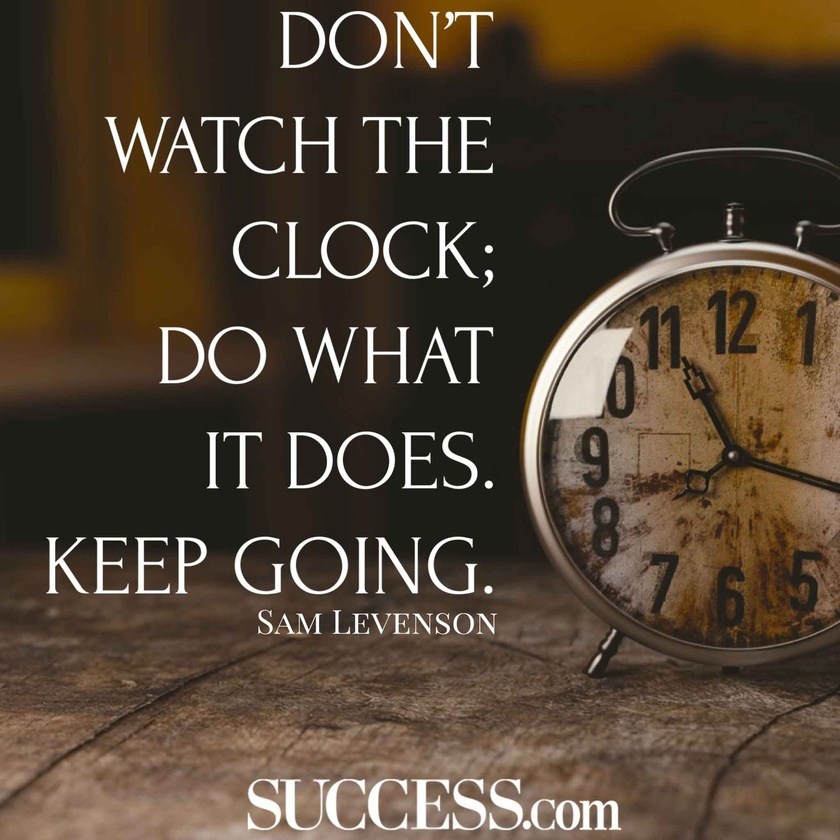
#> input picture input/test1.jpg, 840 x 840 px, shrunk from 2048 x 2048 before the run
$ python image-to-text.py input/test1.jpg
#> lines starting #> are read from the running program, lines starting #| are printed output that depends on the picture
import numpy as np
import cv2
import pytesseract
import os
from PIL import Image
import sys

def get_string(img_path):
    # Read image with opencv
#> called with img_path = 'input/test1.jpg'
    img = cv2.imread(img_path)
#> img is the input picture: shape (840, 840, 3); mean B, G, R 51.8, 67.3, 82

    # Convert to gray
    img = cv2.cvtColor(img, cv2.COLOR_BGR2GRAY)
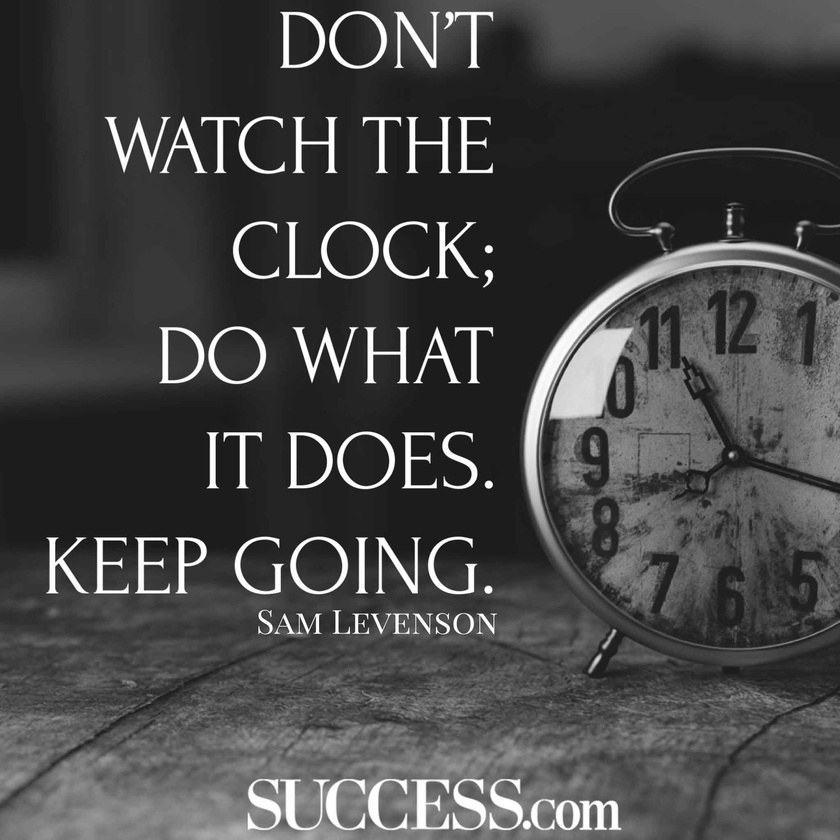
#> img: shape (840, 840); min 0, max 255, mean 69.9
    # Apply dilation and erosion to remove some noise
    kernel = np.ones((1, 1), np.uint8)
    img = cv2.dilate(img, kernel, iterations=1)
    img = cv2.erode(img, kernel, iterations=1)

    # Write the image after apply opencv to do some ...
    cv2.imwrite("thres.png", img)
    # Recognize text with tesseract for python
#> (the run stopped early here; a loop or call above may not have finished)

$ run again, on input/test4.jpg
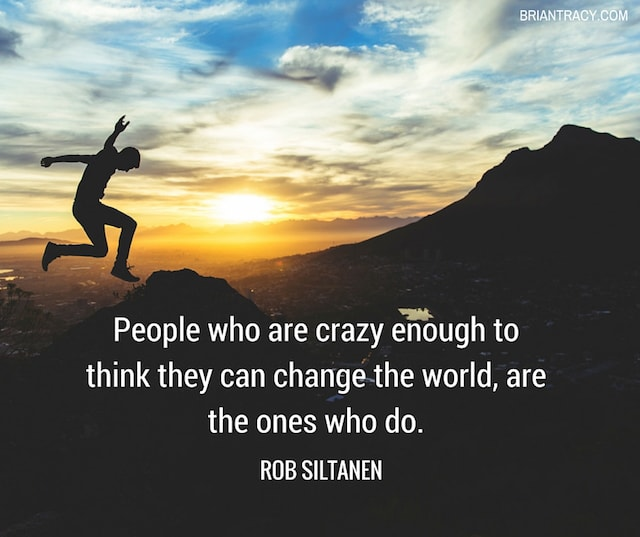
#> input picture input/test4.jpg, 640 x 537 px
#> in get_string, img is the input picture: shape (537, 640, 3); mean B, G, R 100.5, 109.6, 108.7
#> in get_string, `img = cv2.cvtColor(img, cv2.COLOR_BGR2GRAY)`:
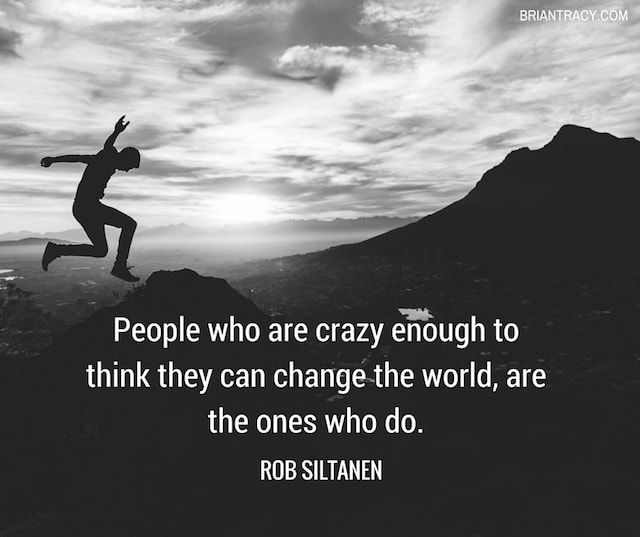
#> img: shape (537, 640); min 0, max 255, mean 108.3
